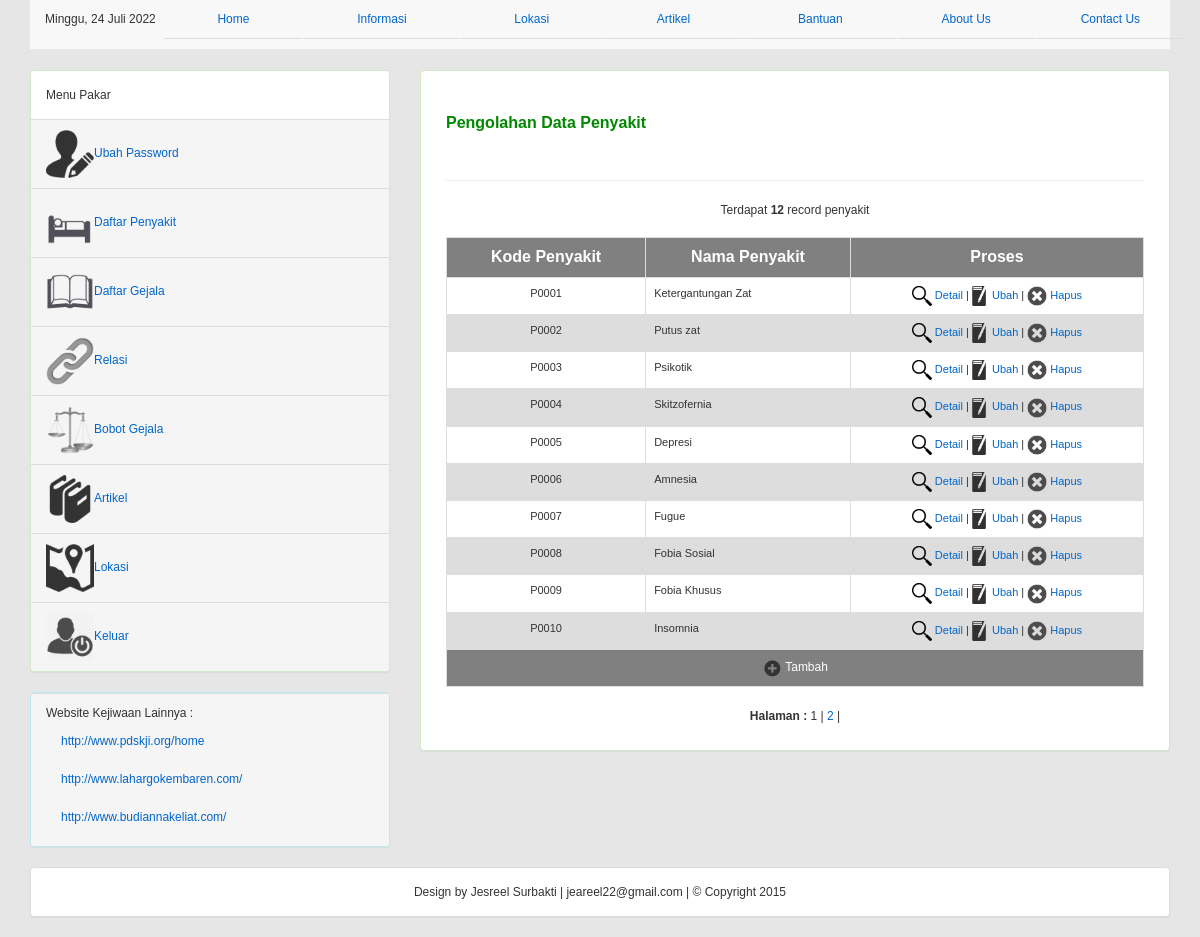
The page /daftar_penyakit.php (signed in) on the database as committed earlier.
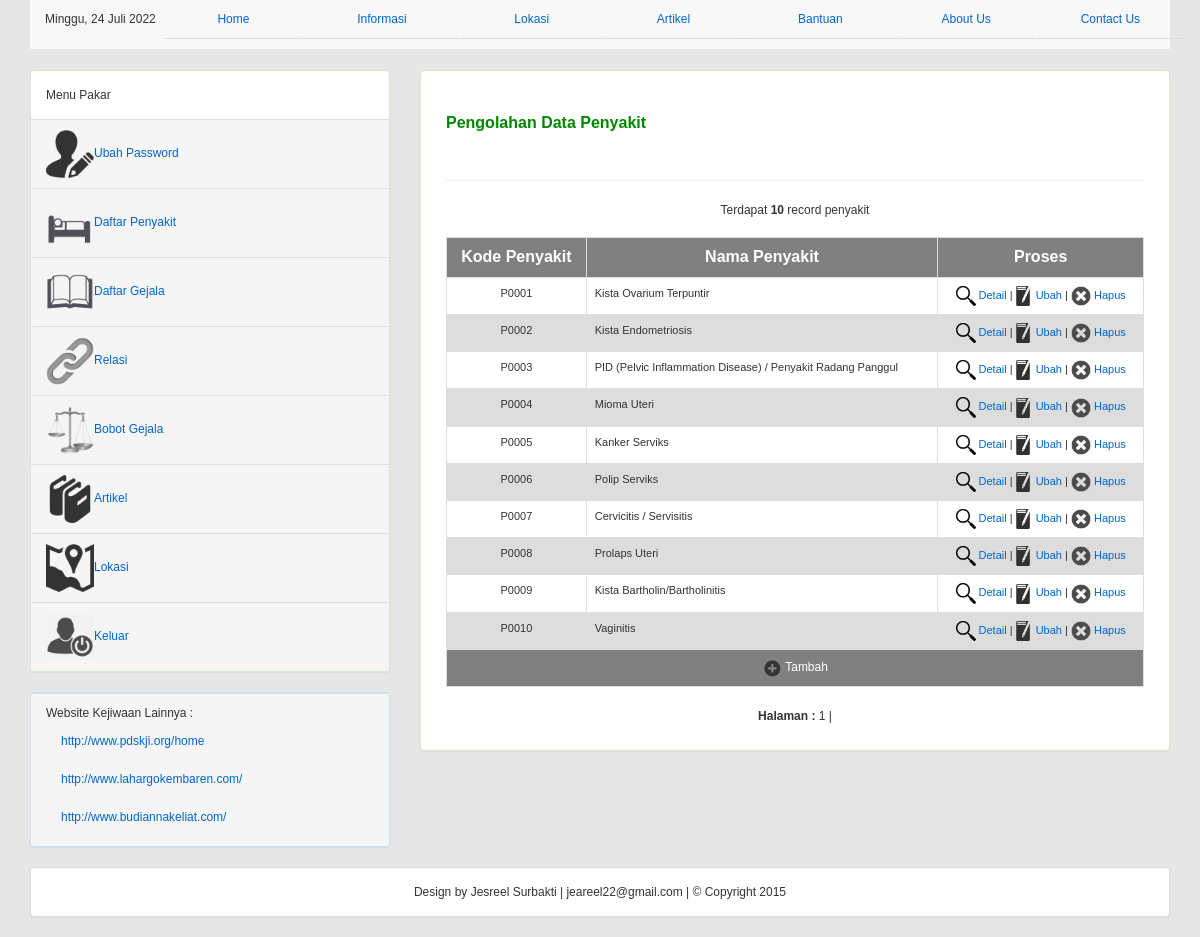
The same page on the database as committed later.
### tables this page shows
CREATE TABLE `penyakit` (
  `kode_penyakit` varchar(5) NOT NULL,
  `nama_penyakit` varchar(60) NOT NULL,
  `definisi` text NOT NULL,
  `pengobatan` text NOT NULL,
  `pencegahan` text NOT NULL
);

### daftar_penyakit.php (the view, shortened to what the changed rows need)
<!DOCTYPE html>
<html>
<head>
	<link rel="stylesheet" type="text/css" href="css/bootstrap.css">
	<link href="templatemo_style.css" rel="stylesheet" type="text/css" />
</head>
<body>
	<div class="container">
		<div class="row">
			<div class="col-md-8">
				<div class="panel panel-success">
					<div class="panel-body">
						<link href="templatemo_style.css" rel="stylesheet" type="text/css" />
						<link href="SpryAssets/SpryValidationTextarea.css" rel="stylesheet" type="text/css" />
						<link href="SpryAssets/SpryValidationTextField.css" rel="stylesheet" type="text/css" />
						<?php include("koneksi_db.php");
						include("paging.php");
						?>
						<div class="text_area" align="justify">
							<br />
							<br />
							<tr>
								<?php $jmldata = mysqli_num_rows(mysqli_query($conn, "SELECT * FROM penyakit"));
								echo "<center style=text-decoration:blink>Terdapat <b>$jmldata</b> record penyakit</center>"; ?>
								<br>
								<table table class="table table-bordered" border="0" align="center" cellpadding="5" cellspacing="0" bordercolor="#666666" id="pag">
									<tr tr bgcolor="gray" align="center">
									</tr>
									<?php
									$p = new Paging;
									$batas = 10;
									$posisi = $p->cariPosisi($batas);
									$no = 0;
									$qlog = mysqli_query($conn, "SELECT * FROM penyakit ORDER BY kode_penyakit ASC LIMIT $posisi,$batas");
									while ($data = mysqli_fetch_array($qlog)) {
										$no++;
									?>
										<tr class="<?php if ($no % 2 == 1) echo "isitabelganjil";
													else echo "isitabelgenap"; ?>">
											<td align="center" name="username"><?php echo $data['kode_penyakit']; ?></td>
											<td><?php echo $data['nama_penyakit']; ?></td>
											<td align="center"><a href="detailpenyakit.php?page=4&act=detailpenyakit&kode_penyakit=<?php echo $data['kode_penyakit']; ?>"><img src="gambar/detail.png" align="middle" width="20" border="0"> Detail</a>
												|<a href="editpenyakit.php?page=4&act=editpenyakit&kode_penyakit=<?php echo $data['kode_penyakit']; ?>"><img src="gambar/edit.png" width="20" align="middle" border="0"> Ubah</a>
												| <a href="?page=4&act=hapuspenyakit&kode_penyakit=<?php echo $data['kode_penyakit']; ?>" onclick="return confirm('Apakah anda yakin data penyakit ini akan dihapus?')"><img src="gambar/hapus.png" width="20" align="middle" border="0"> Hapus</a>
											</td>
										</tr>
									<?php } ?>
									<tr tr bgcolor="gray">
									</tr>
								</table>
								<?php
								$jmldata = mysqli_num_rows(mysqli_query($conn, "SELECT * FROM penyakit"));
								$jmlhalaman  = $p->jumlahHalaman($jmldata, $batas);
								$linkHalaman = $p->navHalaman($_GET['hal'], $jmlhalaman);
								echo "<center>$linkHalaman</center>";
								?>
						</div>
					</div>
				</div>
			</div>
		</div>
	</div>
</body>
</html>

### paging.php (shortened to what the changed rows need)
<link href="templatemo_style.css" rel="stylesheet" type="text/css" />
<?php
class Paging{
  function cariPosisi($batas){
    if(empty($_GET['hal'])){
	  $posisi=0;
  }
    else{
	  $posisi = ($_GET['hal']-1) * $batas;
    }
  return $posisi;
  }
  function jumlahHalaman($jmldata, $batas){
    $jmlhalaman = ceil($jmldata/$batas);
    return $jmlhalaman;
  }
  function navHalaman($halaman_aktif, $jmlhalaman){
    $link_halaman = "<b>Halaman : </b>";
    for ($i=1; $i<=$jmlhalaman; $i++){
      if ($i == $halaman_aktif){
        $link_halaman .= "<span class=halout>$i</span>";
      }
      else{
        $link_halaman .= "<a href=$_SERVER[PHP_SELF]?page=$_GET[page]&act=$_GET[act]&hal=$i class=hal>$i</a>";
      }
      $link_halaman .= " | ";
    }
    return $link_halaman;
  }
}
?>

Rows that differ between the two databases and show on the page:
changed penyakit "P0001": nama_penyakit "Ketergantungan Zat" → "Kista Ovarium Terpuntir"
changed penyakit "P0002": nama_penyakit "Putus zat" → "Kista Endometriosis"
changed penyakit "P0003": nama_penyakit "Psikotik" → "PID (Pelvic Inflammation Disease) / Penyakit Radang Panggul"
changed penyakit "P0004": nama_penyakit "Skitzofernia" → "Mioma Uteri"
changed penyakit "P0005": nama_penyakit "Depresi" → "Kanker Serviks"
changed penyakit "P0006": nama_penyakit "Amnesia" → "Polip Serviks"
changed penyakit "P0007": nama_penyakit "Fugue" → "Cervicitis / Servisitis"
changed penyakit "P0008": nama_penyakit "Fobia Sosial" → "Prolaps Uteri"
changed penyakit "P0009": nama_penyakit "Fobia Khusus" → "Kista Bartholin/Bartholinitis"
changed penyakit "P0010": nama_penyakit "Insomnia" → "Vaginitis"
Other text that changed with them:
$jmldata: "12" → "10"
list line gone: "2 |"
